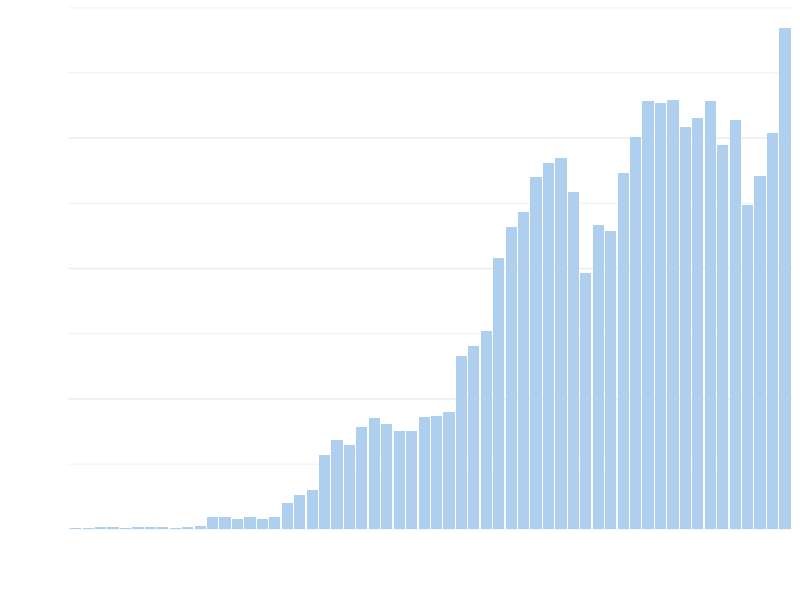
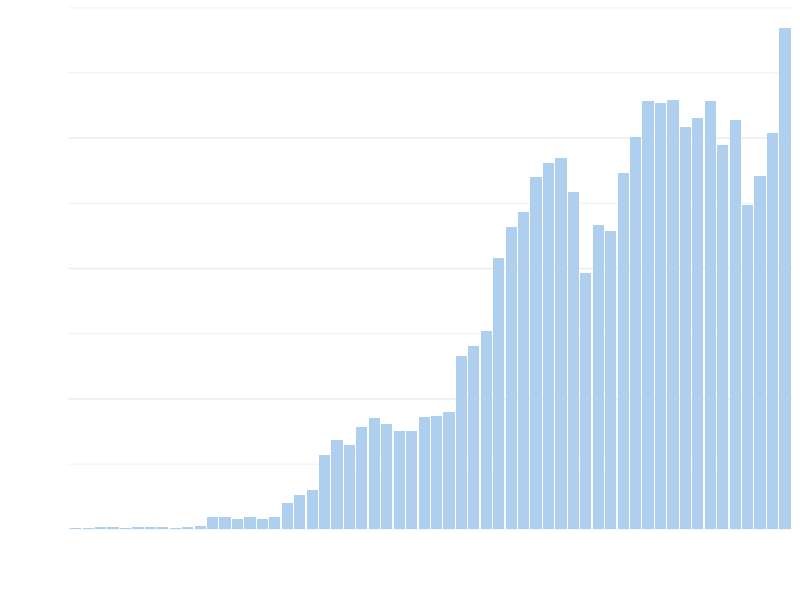

Here is the R script that generated these plots, in order:
poland1 <- read.csv("Poland.csv", sep = ";", na.strings = "-")

poland <- read.csv("Polska_1966.csv", sep = ";", na.strings = "–")

library(dplyr)
poland_sum <- poland %>% 
  mutate(kidney = rowSums(poland[,c("Kidney_DD","Kidney_LD","Kidney_Pancreas","Liver_Kidney","Heart_Kidney","Kidney_Lung")], na.rm = TRUE),
         heart = rowSums(poland[,c("Heart","Heart_Lung","Heart_Kidney","Heart_Liver")],na.rm=TRUE),
         liver = rowSums(poland[,c("Liver_DD","Liver_LD","Liver_Kidney","Heart_Liver","Lung_Liver")],na.rm=TRUE),
         pancreas = rowSums(poland[,c("Pancreas","Kidney_Pancreas","Liver_Pancreas")],na.rm=TRUE),
         lung = rowSums(poland[,c("Lung_LD","Lung_DD","Heart_Lung","Lung_Liver","Kidney_Lung")],na.rm=TRUE))
poland_sum <- poland_sum %>% 
  mutate(total = rowSums(poland_sum[,c("kidney","heart","liver","pancreas","lung")], na.rm = TRUE))
library(ggplot2)

poland_sum1 <- poland1 %>% 
  mutate(kidney = rowSums(poland1[,c("Kidney_DD","Kidney_LD","Kidney_Pancreas","Liver_Kidney","Heart_Kidney","Kidney_Lung")], na.rm = TRUE),
         heart = rowSums(poland1[,c("Heart","Heart_Lung","Heart_Kidney","Heart_Liver")],na.rm=TRUE),
         liver = rowSums(poland1[,c("Liver_DD","Liver_LD","Liver_Kidney","Heart_Liver","Lung_Liver")],na.rm=TRUE),
         pancreas = rowSums(poland1[,c("Pancreas","Kidney_Pancreas","Liver_Pancreas")],na.rm=TRUE),
         lung = rowSums(poland1[,c("Lung_LD","Lung_DD","Heart_Lung","Lung_Liver","Kidney_Lung")],na.rm=TRUE))
poland_sum1 <- poland_sum1 %>% 
  mutate(total = rowSums(poland_sum1[,c("kidney","heart","liver","pancreas","lung")], na.rm = TRUE))




library(scales) 
#### OK WYKRES
poland_plot <- ggplot(poland_sum, aes(x=factor(Year))) +
  geom_bar(aes(y=total), stat="identity", fill="#aecfee") +
  labs(x="Year", y="Number of organs") +
  scale_y_continuous(expand = c(0,0),
                     limits = c(0,2000),
                     breaks = seq(0, 2000, by = 500))+
  theme_minimal() +
  theme(axis.text.x = element_text(angle = 75, vjust = 1, hjust = 1, family = "Calibri", size = 11),
        axis.text = element_text(color = "white", family = "Calibri", size = 11),
        axis.title = element_text(color = "white", family = "Calibri", size = 11),
        panel.grid.major.x = element_blank(),  # Usuwa pionowe linie siatki
        #panel.grid.minor = element_blank(),    # Usuwa wszystkie linie siatki pomocnicze
        panel.grid.major.y = element_line()    # Pozostawia tylko poziome linie siatki
  )
poland_plot
ggsave("poland_plot.png", poland_plot, width = 10, height = 5)
library(ggplot2)
